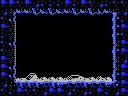

Below is a game level as drawn by its tile map, then a one-line description and the .tmx file that defines it, in full:
An orthogonal 16x12 tile map with 8x8 px tiles, 1 tile layer (Tile Layer 1) and 9 objects (big-item, item, 4x4-item, door-left, door-right, ...).

<map version="1.0" orientation="orthogonal" renderorder="right-down" width="16" height="12" tilewidth="8" tileheight="8" nextobjectid="27">
 <tileset firstgid="1" name="tiles" tilewidth="8" tileheight="8" tilecount="256" columns="16">
  <image source="tiles.png" width="128" height="128" />
 </tileset>
 <layer name="Tile Layer 1" width="16" height="12">
  <data encoding="csv">
124,124,122,124,244,123,123,123,124,123,124,122,244,123,122,122,
244,201,131,131,130,132,130,132,131,130,131,130,133,131,202,244,
122,126,1,1,1,1,1,1,1,1,1,1,1,1,251,123,
124,252,1,1,1,1,1,1,1,1,1,1,1,1,251,124,
123,252,1,1,1,1,1,1,1,1,1,1,1,1,251,122,
122,126,1,1,1,1,1,1,1,1,1,1,1,1,125,124,
122,252,1,1,1,1,1,1,1,1,1,1,1,1,251,124,
124,252,1,1,1,1,1,1,1,1,1,1,1,1,125,244,
124,126,1,1,1,1,1,1,1,1,1,1,1,1,125,124,
124,126,97,103,104,98,98,98,100,101,102,98,99,98,251,124,
244,217,115,115,115,116,115,117,116,116,115,116,116,117,218,124,
122,123,124,122,122,244,124,124,244,122,244,123,124,123,244,124
</data>
 </layer>
 <objectgroup name="objects">
  <object id="14" type="big-item" x="80" y="56" width="32" height="24" />
  <object id="15" type="item" x="88" y="64" width="16" height="16" />
  <object id="16" type="4x4-item" x="16" y="48" width="32" height="32" />
  <object id="17" type="door-left" x="0" y="56" width="16" height="24" />
  <object id="18" type="door-right" x="112" y="56" width="16" height="24" />
  <object id="19" type="breakable-down" x="48" y="80" width="32" height="16" />
  <object id="22" type="breakable-right" x="112" y="48" width="16" height="32" />
  <object id="24" type="breakable-left" x="0" y="48" width="16" height="32" />
  <object id="26" type="door-down" x="48" y="80" width="32" height="16" />
 </objectgroup>
</map>
